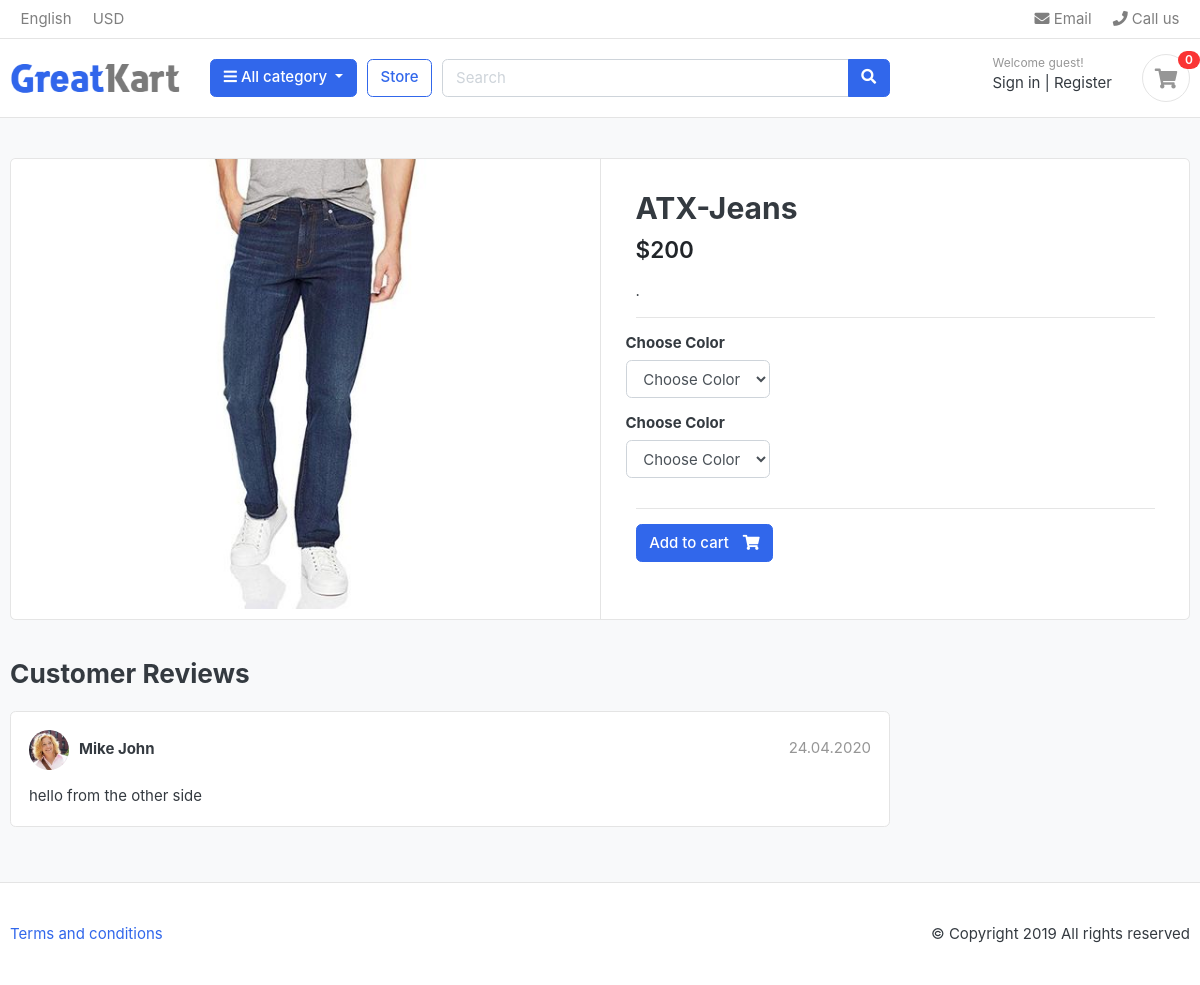
/store/category/jeans/atx-jeans/, run on the app's committed database.
### store/models.py (models this page shows, shortened)
class Product(models.Model):
    product_name = models.CharField(max_length=200 , unique=True)
    slug = models.SlugField(max_length=200,unique=True)
    description = models.TextField(max_length = 500 , blank= True)
    price = models.IntegerField()
    old_price = models.IntegerField(default=0)
    images = models.ImageField(upload_to='photos/products')
    stock = models.IntegerField()
    is_available = models.BooleanField(default=True)
    category = models.ForeignKey(Category,on_delete=models.CASCADE)
    created_date = models.DateTimeField(auto_now_add=True)
    modified_date = models.DateTimeField(auto_now=True)
    class Meta:
        verbose_name = 'Product'
        verbose_name_plural = 'Products'

### store/views.py (the view)
# urls.py: path('category/<slug:category_slug>/<slug:product_slug>/' , views.product_detail , name='product_detail'),
def product_detail(request, category_slug , product_slug):
    single_product = get_object_or_404(Product,category__slug = category_slug , slug = product_slug)
    in_cart = CartItem.objects.filter(cart__cart_id = _cart_id(request) , product = single_product).exists()
    context = {
        'single_product' : single_product,
        'in_cart' : in_cart,
    }
    return render(request , 'product-detail.html' , context)

### carts/context_processors.py (called while the page is built)
def counter(request):
    cart_count = 0
    if 'admin' in request.path:
        return{}
    else:
        try:
            cart = Cart.objects.filter(cart_id = _cart_id(request))
            if request.user.is_authenticated:
                cart_items = CartItem.objects.all().filter(user = request.user)
                print(cart_items)
            else:
                cart_items = CartItem.objects.all().filter(cart = cart[:1])
            for cart_item in cart_items:
                cart_count += cart_item.quantity
        except Cart.DoesNotExist:
            cart_count =0
        return dict(cart_count = cart_count)

### carts/views.py (called while the page is built)
def _cart_id(request):
    cart = request.session.session_key
    if not cart:
        cart = request.session.create()
    return cart

### category/context_processors.py (called while the page is built)
def menu_links (request):
    links = Category.objects.all()
    return dict (links = links)

### store/models.py (called while the page is built)
    def colors(self):
        return super(VariationManager , self).filter(variation_category = 'color' , is_active = True)

    def sizes(self):
        return super(VariationManager , self).filter(variation_category = 'size' , is_active = True)

### templates/product-detail.html (shortened to what this page needs)
{%extends 'base/base.html'%}
{% load static%}
{% block content%}
<section class="section-content padding-y bg">
	<div class="container">
	<div class="card">
		<div class="row no-gutters">
			<aside class="col-md-6">
	<article class="gallery-wrap">
		<div class="img-big-wrap">
		   <a href="#"><img src="{{single_product.images.url}}"></a>
		</div>
	</article>
			</aside>
			<main class="col-md-6 border-left">
				<form action="{% url 'add_cart' single_product.id%}" method="post">
					<article class="content-body">
						<h2 class="title">{{single_product.product_name}}</h2>
						<div class="mb-3">
							<var class="price h4">${{single_product.price}}</var>
						</div>
						<p>{{single_product.description}}.</p>
						<hr>
							<div class="row">
								<div class="item-option-select">
									<h6>Choose Color</h6>
									<select name="color" class="form-control" required>
										<option value="Choose Color" selected disabled>Choose Color</option>
									</select>
								</div>
							</div>
							<div class="row">
								<div class="item-option-select" >
									<h6>Choose Color</h6>
									<select name="size" class="form-control" required>
										<option value="Choose Size" selected disabled>Choose Color</option>
									</select>
								</div>
							</div>
							<hr>
							{% if single_product.stock <= 0 %}
								<h5 style = 'color:red'>Out Of Stock</h5>
							{%else%}
								<button class="btn  btn-primary"> <span class="text">Add to cart</span> <i class="fas fa-shopping-cart"></i>  </button>
							{%endif%}
					</article>
				</form>
				</main>
			</div>
		</div>
		<br>
		<div class="row">
					<div class="col-md-9">
			<header class="section-heading">
				<h3>Customer Reviews </h3>
			</header>
			<article class="box mb-3">
				<div class="icontext w-100">
					<img src="{% static './images/avatars/avatar1.jpg'%}" class="img-xs icon rounded-circle">
					<div class="text">
						<span class="date text-muted float-md-right">24.04.2020 </span>
						<h6 class="mb-1">Mike John </h6>
					</div>
				</div>
				<div class="mt-3">
					<p>
						hello from the other side
					</p>
				</div>
		</article>
		</div>
	</div>
	</div>
	</section>
{% endblock content%}

### store/static/css/ui.css (style rules this page uses)
html { font-family: "Inter", sans-serif; font-size: 15px; }
.content-body { flex: 1 1 auto; padding: 2rem 2.3rem; }
.img-xs, .img-sm, .img-md, .img-lg { -o-object-fit: cover; object-fit: cover; flex-shrink: 0; flex-grow: 0; }
.img-xs { width: 40px; height: 40px; }
.padding-y { padding-top: 40px; padding-bottom: 40px; }
var { font-style: normal; }
article:after, .form-group:after { display: block; clear: both; content: ""; }
.bg { background-color: #f8f9fa; }
.section-heading { margin-bottom: 20px; margin-top: 15px; }
p:last-child { margin-bottom: 0; }
.btn .text + i { margin-left: 10px; }
.icontext { display: inline-flex; align-items: center; vertical-align: middle; }
.icontext .text { width: 100%; line-height: 1.2; }
.icontext .icon { position: relative; margin-right: 10px; flex-shrink: 0; flex-grow: 0; }
.price { font-weight: 600; color: #212529; }
.box { padding: 18px; background: #fff; border-radius: 0.37rem; border: 1px solid #e4e4e4; }
.box img { max-width: 100%; }
.gallery-wrap .img-big-wrap { margin-bottom: 10px; border-radius: 0.37rem; overflow: hidden; background-color: #fff; }
.gallery-wrap .img-big-wrap a { text-align: center; display: block; }
.gallery-wrap .img-big-wrap img { height: 450px; width: auto; display: inline-block; }
.item-option-select { margin-bottom: 1rem; display: inline-block; margin-right: 15px; }

### data on the page
Product: images (picture), product_name "ATX-Jeans", price "200"

### other printed values
{{ cart_count }} "0"
